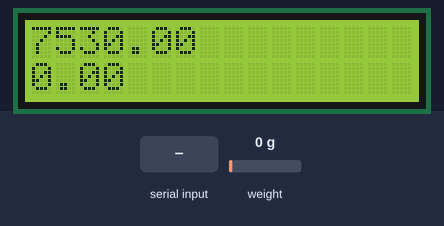
Recording of a sketch running on a simulated Arduino Uno, built with avr-gcc and run on an emulated ATmega328P. Shown: 16×2 character LCD. The test bench sets the inputs (shaded band); at power-on: weight on the scale 0 g. What the sketch prints to the serial monitor is not drawn.

Above: at 3.4 s.
3.5 s: weight on the scale set to 100 g
At 4.2 s:
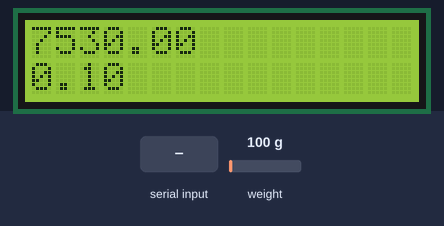
5.0 s: "+" received over Serial
At 6.5 s:
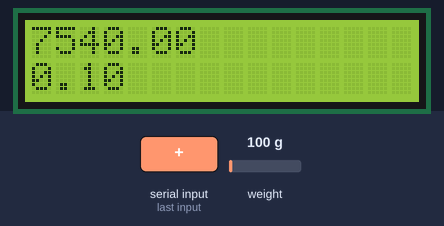
6.8 s: "a" received over Serial
At 7.8 s:
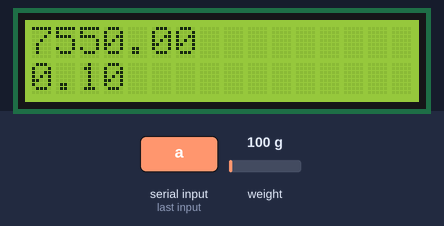
8.6 s: weight on the scale set to 1250 g
At 9.8 s:
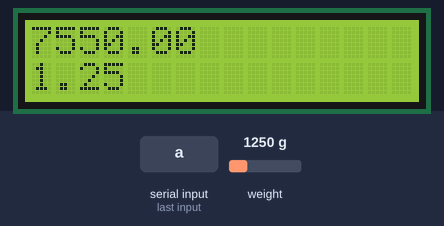
10.2 s: "-" received over Serial
At 11.0 s:
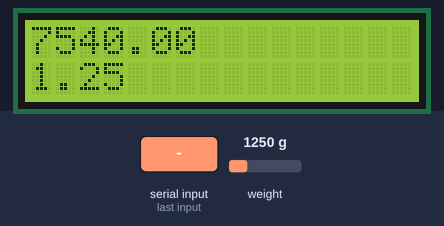
12.0 s: weight on the scale set to 2500 g
At 13.0 s:
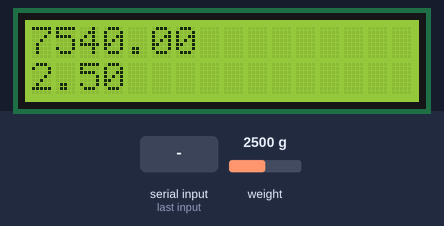
Timing chart, 0 to 14.5 s (numbered marks = the images above; inputs shaded):
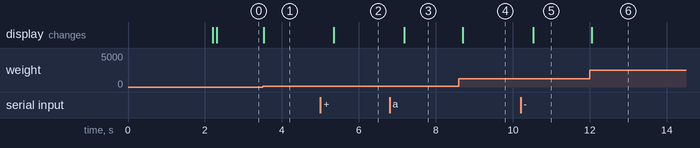

The sketch:

Load_Cell_Calibration.ino
```cpp
#include "HX711.h"
#include <LiquidCrystal.h>;

#define DOUT  6
#define CLK  7
LiquidCrystal lcd(9, 8, 5, 4, 3, 2);

HX711 scale(DOUT, CLK);

float calibration_factor = 7530;                                       //=100g
float output;
int readIndex;
float total=0;
float average=0;
float average_last=0;
const int cycles=20;
float readings[cycles];

void setup() {
  Serial.begin(9600);
  Serial.println("HX711 calibration sketch");
  Serial.println("Remove all weight from scale");
  Serial.println("After readings begin, place known weight on scale");
  Serial.println("Press + or a to increase calibration factor");
  Serial.println("Press - or z to decrease calibration factor");

  scale.set_scale();
  scale.tare();  //Reset the scale to 0

  long zero_factor = scale.read_average();                             //Get a baseline reading
  Serial.print("Zero factor: ");                                       //This can be used to remove the need to tare the scale. Useful in permanent scale projects.
  Serial.println(zero_factor);
  lcd.begin(16, 2);
}

void loop() {

  scale.set_scale(calibration_factor);                                 //Adjust to this calibration factor

  Serial.print("Reading: ");
  output=scale.get_units(), 2;
  Serial.print(output);
  lcd.setCursor(0, 0);
  lcd.print(calibration_factor);
  lcd.setCursor(0, 1);
  lcd.print(output);


//Smoothing the results
  // subtract the last reading:
  total = total - readings[readIndex];
  // read from the scale
  readings[readIndex] = scale.get_units(), 2;
  // add the reading to the total:
  total = total + readings[readIndex];
  // advance to the next position in the array:
  readIndex = readIndex + 1;

  // if we're at the end of the array...
  if (readIndex >= cycles) {
    // ...wrap around to the beginning:
    readIndex = 0;
  }
  // calculate the average:
  average = total / cycles;

  average=scale.get_units(), 2;


//Zero drift compensation
  if((average_last>average+0.03 || average_last<average-0.03)){
      //Minimum Load defines Zero-Band
      if (average<0.06){average=0;}
      Serial.print("\tFilter: ");
      Serial.print(average);
      average_last=average;
  }
  else{
    Serial.print("\tFilter: ");
    Serial.print(average_last);
  }
  Serial.print(" g");                                               //Change this to kg and re-adjust the calibration factor if you follow SI units like a sane person
  Serial.print(" calibration_factor: ");
  Serial.print(calibration_factor);
  Serial.println();

  if(Serial.available())
  {
    char temp = Serial.read();
    if(temp == '+' || temp == 'a')
      calibration_factor += 10;
    else if(temp == '-' || temp == 'z')
      calibration_factor -= 10;
  }
}
```

Measured:
- after the input at 3.5 s, the display: changes at once (image 1)
- after the input at 5.0 s, the display: changes after 0.35 s (image 2)
- after the input at 6.8 s, the display: changes after 0.38 s (image 3)
- after the input at 8.6 s, the display: changes after 0.10 s (image 4)
- after the input at 10.2 s, the display: changes after 0.33 s (image 5)
- after the input at 12.0 s, the display: changes after 0.05 s (image 6)
